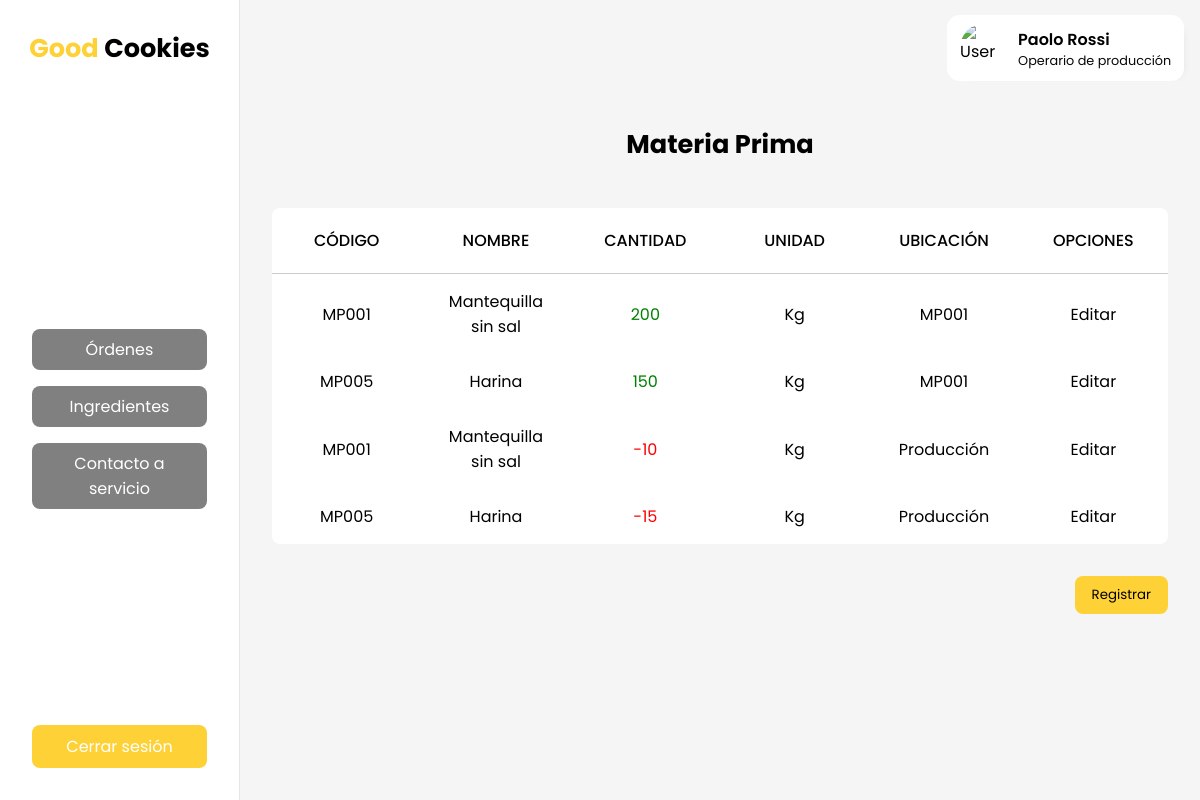
/materia-prima.php (signed in), run on the app's committed database.
### tables this page shows
CREATE TABLE `menuxrol` (
  `cod` int(11) NOT NULL,
  `rol` varchar(50) NOT NULL,
  `menu` varchar(50) NOT NULL,
  `href` varchar(50) NOT NULL
);

CREATE TABLE `materiaprima` (
  `cod` int(11) NOT NULL,
  `nombre` varchar(50) NOT NULL,
  `unidad` varchar(20) NOT NULL
);

CREATE TABLE `movimiento` (
  `cod` int(11) NOT NULL,
  `codItem` int(11) NOT NULL,
  `tipoProducto` varchar(20) NOT NULL,
  `cantidad` int(11) NOT NULL,
  `codUbicacionOrigen` int(11) DEFAULT NULL,
  `codUbicacionDestino` int(11) DEFAULT NULL
);

CREATE TABLE `ubicacion` (
  `cod` int(11) NOT NULL,
  `nombre` varchar(20) NOT NULL
);

### materia-prima.php (called while the page is built, shortened)
<?php
  include('layouts/dashboard.php');
?>

### views/_materia_prima.php (the view)
<?php
    $enlace = mysqli_connect("localhost", "root", "", "GoodCookies");
    $sentencia_materiaprima = "select mp.cod, mp.nombre, m.cantidad, mp.unidad, u.nombre from materiaprima mp
                                join movimiento m on mp.cod = m.codItem
                                join ubicacion u on m.codUbicacionDestino = u.cod
                            where m.tipoProducto = 'materiaprima';";
    $resultado_materiaprima = mysqli_query($enlace, $sentencia_materiaprima);
?>
<h1>Materia Prima</h1>
<div class="table_and_buttons">
    <table>
        <thead>
            <tr>
                <th>Código</th>
                <th>Nombre</th>
                <th>Cantidad</th>
                <th>Unidad</th>
                <th>Ubicación</th>
                <th>Opciones</th>
            </tr>
        </thead>
        <tbody>
            <?php
                while ($row_materiaprima = $resultado_materiaprima->fetch_row()) {
                    $colorClass = $row_materiaprima[2] > 0 ? "positive" : "negative";
                    echo "<tr>";
                        echo "<td>MP00".$row_materiaprima[0]."</td>";
                        echo "<td>".$row_materiaprima[1]."</td>";
                        echo "<td class='$colorClass'>".$row_materiaprima[2]."</td>";
                        echo "<td>".$row_materiaprima[3]."</td>";
                        echo "<td><a href='ubicacion.php?cod=".$row_materiaprima[4]."'>".$row_materiaprima[4]."</a></td>";
                        echo "<td><a href='editar-materia-prima.php?cod=".$row_materiaprima[0]."'>Editar</a></td>";
                    echo "</tr>";
                }
            ?>
        </tbody>
    </table>
    <button>Registrar</button>
</div>

### layouts/dashboard.php (shortened to what this page needs)
<?php
    $rol = $_SESSION["rol"];
    $enlace = mysqli_connect("localhost","root","","GoodCookies");
    $sentencia = "select * from menuxrol where rol='$rol';";
    $resultado_menu = mysqli_query($enlace, $sentencia);
?>
<!DOCTYPE html>
<html>
  <head>
    <link rel="stylesheet" href="styles/main.css" />
    <link rel="stylesheet" href="styles/dashboard.css" />
  </head>
  <body>
    <section id="dashboard">
      <nav>
        <h1>
          <a href="index.html">
            <span>Good</span> Cookies
          </a>
        </h1>
        <menu>
          <ul>
            <?php
            $currentMenu = explode(".php", explode("/", $_SERVER['REQUEST_URI'])[1])[0];
            while ($row_menu = $resultado_menu->fetch_row()) {
                if ($row_menu[3] == $currentMenu) {
                    echo "<li class='active'><a href='$row_menu[3].php'>$row_menu[2]</a></li>";
                } else {
                    echo "<li><a href='$row_menu[3].php'>$row_menu[2]</a></li>";
                }
            }
            ?>
          </ul>
          <div class="menu-buttons">
            <a href="functions/logout.php" class="logout">Cerrar sesión</a>
          </div>
        </menu>
      </nav>
      <div class="dashboard_right">
        <header>
          <a href="perfil.php">
            <div class="user_profile_card">
              <img
                src="https://res.cloudinary.com/paolorossi/image/upload/v1652998240/spotiparty/user_placeholder_zpoic6.png"
                alt="User Image"
                width="50"
                height="50"
              />
              <div>
                <?php
                    echo "<p>".$_SESSION["displayName"]."</p>";
                    echo "<span>".$_SESSION["rol"]."</span>";
                ?>
              </div>
            </div>
          </a>
        </header>
        <main><?php include($childView); ?></main>
      </div>
    </section>
  </body>
</html>

### styles/main.css (style rules this page uses)
:root { --primary: #fed136; --secondary: #ce793c; }
* { margin: 0; padding: 0; box-sizing: border-box; font-family: 'Poppins', sans-serif; }
button { cursor: pointer; padding: 0.5rem 1rem; border-radius: 0.5rem; border: 1px solid transparent; background-color: var(--primary); }
a { color: #000; text-decoration: none; }
ul { list-style: none; }
table { width: 100%; table-layout: fixed; border-radius: 0.5rem; border-collapse: collapse; background-color: white; }
th { padding: 20px 15px; text-align: center; font-weight: 500; text-transform: uppercase; border-bottom: solid 1px #ccc; }
td { padding: 15px; text-align: center; vertical-align: middle; }
.table_and_buttons { gap: 2rem; display: flex; flex-direction: column; align-items: end; margin: 1rem 0; }

### styles/dashboard.css (style rules this page uses)
#dashboard { display: flex; flex-direction: row; height: 100vh; }
#dashboard nav { display: flex; flex-direction: column; width: 20%; min-width: 240px; max-width: 320px; background-color: white; border-right: rgba(0, 0, 0, 0.1) 1px solid; }
#dashboard menu { flex: 1; gap: 1rem; padding: 2rem; display: flex; flex-direction: column; }
#dashboard menu ul { flex: 1; display: flex; flex-direction: column; justify-content: center; gap: 1rem; }
#dashboard menu li { display: flex; cursor: pointer; text-align: center; border-radius: 0.5rem; background-color: gray; }
#dashboard menu li a { width: 100%; color: white; padding: 0.5rem 1rem; }
#dashboard header { height: 6rem; background-color: whitesmoke; display: flex; justify-content: end; align-items: center; padding: 0 1rem; }
#dashboard main { flex: 1; display: flex; flex-direction: column; padding: 0 2rem; background-color: whitesmoke; }
#dashboard h1 { text-align: center; font-size: 1.6rem; font-weight: 700; height: 6rem; display: flex; align-items: center; justify-content: center; }
#dashboard h1 span { color: var(--primary); }
.dashboard_right { flex: 1; display: flex; flex-direction: column; }
.menu-buttons { display: flex; flex-direction: column; gap: 1rem; }
.logout { padding: 0.5rem 1rem; border-radius: 0.5rem; border: 1px solid transparent; background-color: var(--primary); color: white; text-align: center; }
.user_profile_card { display: flex; align-items: center; justify-content: center; padding: 0.5rem 0.8rem; border-radius: 0.8rem; background-color: white; box-shadow: 10px 5px 10px -12px rgba(0, 0, 0, 0.1); }
.user_profile_card div { display: flex; flex-direction: column; }
.user_profile_card img { border-radius: 50%; margin-right: 0.5rem; }
.user_profile_card p { font-weight: 600; }
.user_profile_card span { color: #080808; font-size: 0.8rem; }
.positive { color: green; }
.negative { color: red; }

### data on the page
menuxrol: menu "Órdenes"
menuxrol: menu "Ingredientes"
menuxrol: menu "Contacto a servicio"
materiaprima: cod "1", nombre "Mantequilla sin sal", movimiento.cantidad "200", unidad "Kg", ubicacion.nombre "MP001", movimiento.cantidad "-10", ubicacion.nombre "Producción"
materiaprima: cod "5", nombre "Harina", movimiento.cantidad "150", unidad "Kg", ubicacion.nombre "MP001", movimiento.cantidad "-15", ubicacion.nombre "Producción"

### other printed values
$_SESSION["displayName"] "Paolo Rossi"
$_SESSION["rol"] "Operario de producción"
